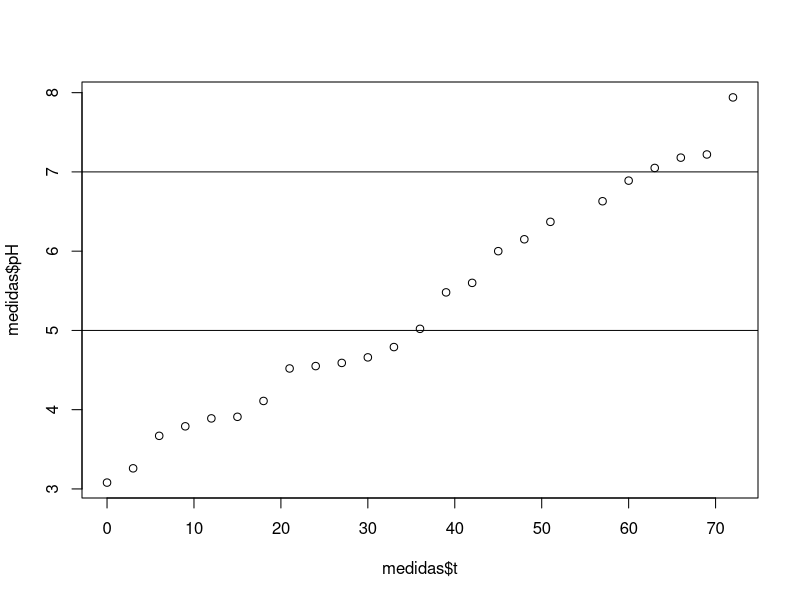

The R source for this figure:
#Ejercicio 1
X1<- c(rep(3,40),rep(6,35), rep(18,45))
sum(X1)
del<- c(13, 101, 35, 48, 87, 113, 72, 96)
X2<- X1[-del]
sum(X2)
X3<- X2[1:50]
num6<- sum(X3==6)
num6
V<- sqrt((1/50)*sum(X3^2))
V

#Ejercicio 2
X<- c(pi/16*seq(0,16))
sum(X)
max(sin(X))
pos<- sin(X)==1
pos
Y<- X[-c(4,9,14)]
sum(sin(X)-sum(cos(Y)))

#Ejercicio 3
fact<- c(23, 33, 25, 45, 10, 28, 39, 27, 15, 38, 34, 29)
mes<- c('Enero', 'Febrero', 'Marzo', 'Abril', 'Mayo', 'Junio', 'Julio', 'Agosto', 'Septiembre', 'Octubre', 'Noviembre', 'Diciembre')
tabla<- data.frame(mes, fact)
tabla
sum(fact)
mean(tabla$fact)

#Ejercicio 4
pH<- c( 3.08, 3.26, 3.67, 3.79, 3.89, 3.91, 4.11, 4.52, 4.55, 4.59, 4.66, 4.79, 5.02, 5.48, 5.60, 6.00, 6.15, 6.37, 16.38, 6.63, 6.89, 7.05, 7.18, 7.22, 7.94)
t<- seq(0, 24*3, by=3)
medidas<- data.frame(t, pH)
medidas$pH[19]<- NA
medidas  
mean(medidas$pH, na.rm=TRUE)    
acid<- medidas$pH[c(1,2,3,4,5,6,7,8,9,10,11,12)]
normal<-medidas$pH[c(seq(13, 18),20, 21)] 
basic<- medidas$pH[c(seq(22,25))]
mean(acid)
mean(normal)
mean(basic)


plot(medidas$t,medidas$pH); abline(h=c(5,7))
